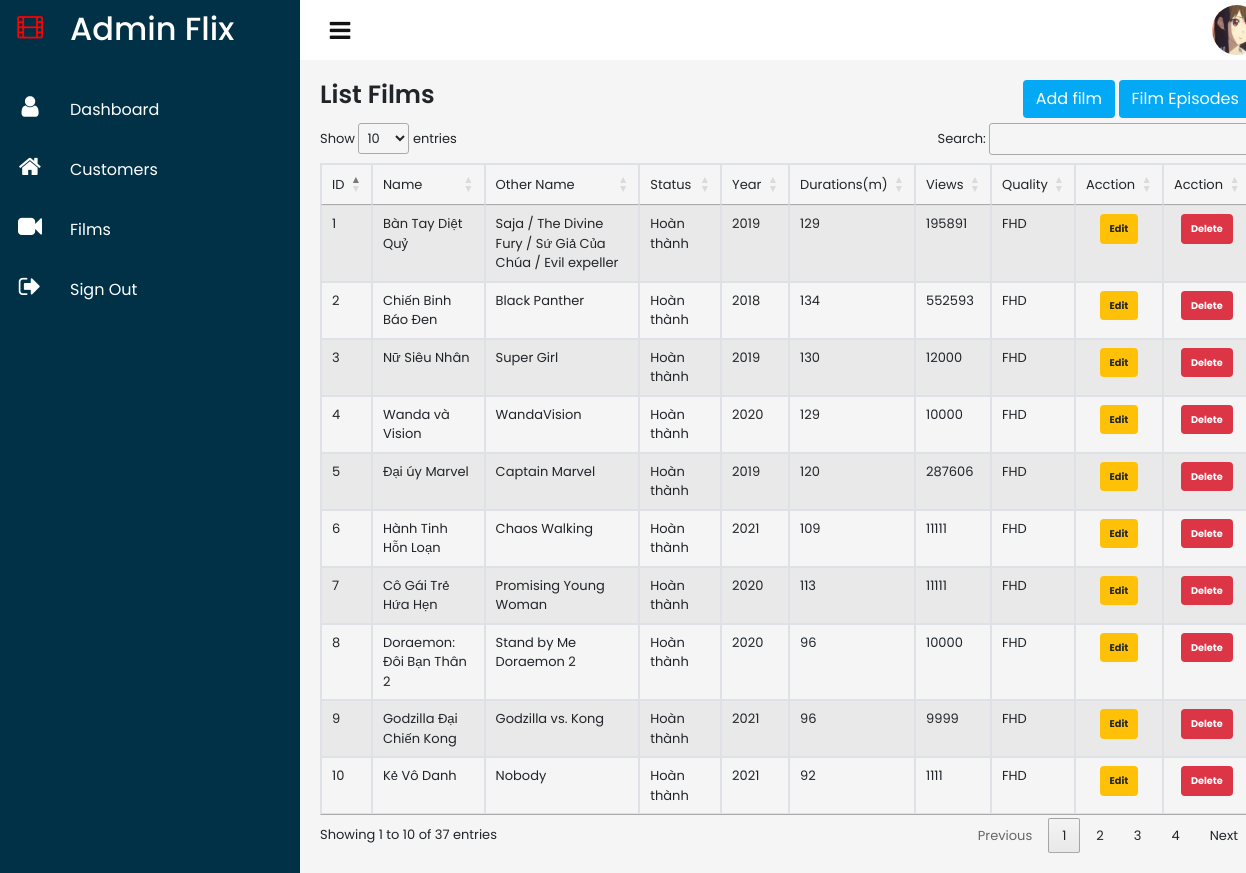
The page /admin/films/films.php (signed in) on the database its author committed.
### tables this page shows
CREATE TABLE `tbl_films` (
  `id` int(11) NOT NULL,
  `name` varchar(255) DEFAULT NULL,
  `sub_name` varchar(255) DEFAULT NULL,
  `status` varchar(255) DEFAULT NULL,
  `typemovie` int(11) DEFAULT NULL,
  `nation_id` int(11) DEFAULT NULL,
  `year` int(11) DEFAULT NULL,
  `image_vertical` varchar(255) DEFAULT NULL,
  `description` varchar(1000) DEFAULT NULL,
  `duration` int(11) DEFAULT NULL,
  `num_view` int(11) DEFAULT NULL,
  `subtitle` varchar(255) DEFAULT NULL,
  `quality` varchar(255) DEFAULT NULL,
  `video` varchar(255) DEFAULT NULL,
  `image_horizontal` varchar(255) DEFAULT NULL
);

### admin/films/films.php (the view, shortened to what this page needs)
<?php
require_once('../header.php');
require_once('../../autoload/Autoload.php');
$query = "SELECT * FROM tbl_films";
$result = mysqli_query($conn, $query);
?>
<div class="containerr">
    <?php require_once('../navigation/navigation.php') ?>
    <div class="main">
        <?php require_once('../topbar/topbar.php') ?>
        <div class="detailsFilm">
            <div class="recentFilms">
                <div class="filmHeader">
                    <h2 style="font-size: 25px;">List Films</h2>
                    <div>
                        <a href="../films/addfilm.php" class="btn">Add film</a>
                        <a href="../films/episodes.php" class="btn">Film Episodes</a>
                    </div>
                </div>
                <table id="films_data" class="table table-striped table-bordered" cellspacing="0" width="100%">
                    <thead>
                        <tr>
                            <td>ID</td>
                            <td>Name</td>
                            <td>Other Name</td>
                            <td>Status</td>
                            <td>Year</td>
                            <td>Durations(m)</td>
                            <td>Views</td>
                            <td>Quality</td>
                            <td>Acction</td>
                            <td>Acction</td>
                        </tr>
                    </thead>
                    <tbody>
                        <?php while ($row = mysqli_fetch_array($result)) : ?>
                            <tr>
                                <td><?= $row['id'] ?></td>
                                <td><?= $row['name'] ?></td>
                                <td><?= $row['sub_name'] ?></td>
                                <td><?= $row['status'] ?></td>
                                <td><?= $row['year'] ?></td>
                                <td><?= $row['duration'] ?></td>
                                <td><?= $row['num_view'] ?></td>
                                <td><?= $row['quality'] ?></td>
                                <td class="text-center">
                                    <a href="editfilm.php?id_film=<?= $row['id'] ?>">
                                        <b class='badge badge-warning status-Content' style="padding: 10px">Edit</b>
                                    </a>
                                </td>
                                <td class="text-center">
                                    <a href="#">
                                        <b class='badge badge-danger status-Content' type="button" style="padding: 10px" data-toggle="modal" data-target="#exampleModal-<?= $row['id'] ?>">Delete</b>
                                    </a>
                                </td>
                            </tr>
                        <?php endwhile; ?>
                    </tbody>
                </table>
            </div>
        </div>
    </div>
</div>
<?php require_once('../footer.php') ?>

### admin/assets/css/main.css (style rules this page uses)
* { margin: 0; padding: 0; box-sizing: border-box; font-family: 'Poppins', sans-serif; }
body { overflow-x: hidden; }
.containerr { position: relative; width: 100%; }
.main { position: relative; width: 78%; left: 300px; min-height: 100vh; background-color: #f5f5f5; transition: 0.5s; }
.btn { position: relative; padding: 3px 7px; background: #03a9f4; color: #fff; text-decoration: none; border-radius: 5px; margin-bottom: 5px; }

### admin/assets/css/film.css (style rules this page uses)
.detailsFilm { padding: 20px; font-size: 13px; }
.filmHeader { display: flex; justify-content: space-between; align-items: flex-start; }
.filmHeader h2 { font-weight: 600; }

### rows shown on the page
tbl_films: id "1", name "Bàn Tay Diệt Quỷ", sub_name "Saja / The Divine Fury / Sứ Giả Của Chúa / Evil expeller", status "Hoàn thành", year "2019", duration "129", num_view "195891", quality "FHD"
tbl_films: id "2", name "Chiến Binh Báo Đen", sub_name "Black Panther", status "Hoàn thành", year "2018", duration "134", num_view "552593", quality "FHD"
tbl_films: id "3", name "Nữ Siêu Nhân", sub_name "Super Girl", status "Hoàn thành", year "2019", duration "130", num_view "12000", quality "FHD"
tbl_films: id "4", name "Wanda và Vision", sub_name "WandaVision", status "Hoàn thành", year "2020", duration "129", num_view "10000", quality "FHD"
tbl_films: id "5", name "Đại úy Marvel", sub_name "Captain Marvel", status "Hoàn thành", year "2019", duration "120", num_view "287606", quality "FHD"
tbl_films: id "6", name "Hành Tinh Hỗn Loạn", sub_name "Chaos Walking", status "Hoàn thành", year "2021", duration "109", num_view "11111", quality "FHD"
tbl_films: id "7", name "Cô Gái Trẻ Hứa Hẹn", sub_name "Promising Young Woman", status "Hoàn thành", year "2020", duration "113", num_view "11111", quality "FHD"
tbl_films: id "8", name "Doraemon: Đôi Bạn Thân 2", sub_name "Stand by Me Doraemon 2", status "Hoàn thành", year "2020", duration "96", num_view "10000", quality "FHD"
tbl_films: id "9", name "Godzilla Đại Chiến Kong", sub_name "Godzilla vs. Kong", status "Hoàn thành", year "2021", duration "96", num_view "9999", quality "FHD"
tbl_films: id "10", name "Kẻ Vô Danh", sub_name "Nobody", status "Hoàn thành", year "2021", duration "92", num_view "1111", quality "FHD"
